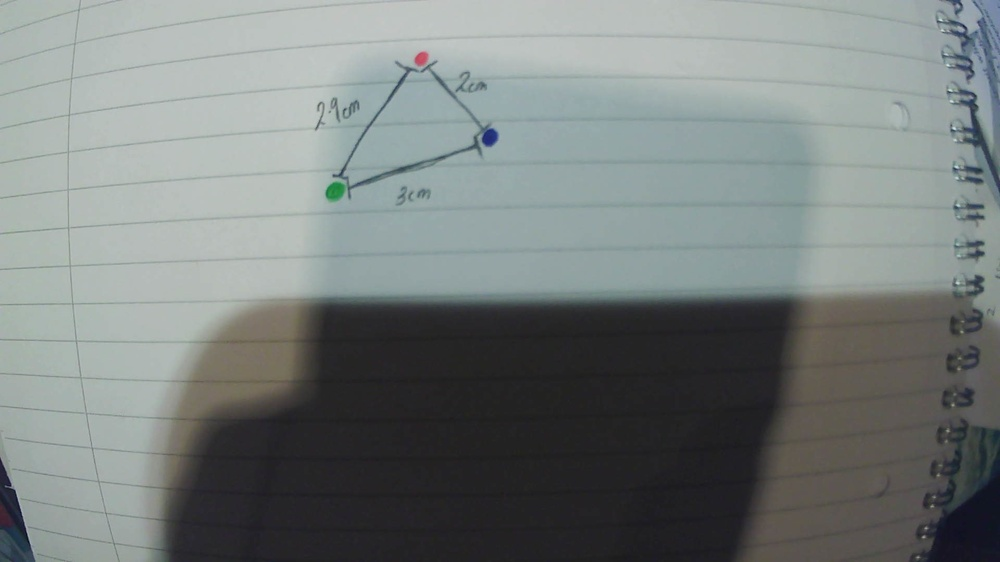
#> input picture Vision_Processing/assets/TestPhoto.jpg, 1000 x 562 px, shrunk from 1920 x 1080 before the run
$ python RGB_LED_processing.py
#> lines starting #> are read from the running program, lines starting #| are printed output that depends on the picture; after the words box and inside, x2 and y2 are one past the last pixel; in counts of white or black regions, pixels touching at a corner belong together; long printed decimals are rounded
#Hello Fellow Group mates,
#pls pip install numpy, opencv-python, matplotlib, for this to work.
#NOTE: you need to use python 3.11.0, 64 bit, NOT PYTHON 10, switch at the bottom of the window on the blue bar
#NOTE: Also make sure you are in the correct directory else you dont be able to find the file
import cv2
import numpy as np
import matplotlib.pyplot as plt
from matplotlib.widgets import Button, Slider, RangeSlider
import math

# [16 lines left out: function camera, not called in this run]


def photo_process(range={"lower": np.array([0, 0, 0]), "upper": np.array([179, 255, 255])}, photo="./assets/TestPhoto.jpg", mode="FullSliders", blueMask={"lower": np.array([138, 129, 143]), "upper": np.array([192, 255, 255])}, greenMask={"lower": [0, 0, 0], "upper": [179, 255, 255]}, redMask={"lower": [0, 0, 0], "upper": [179, 255, 255]}):
#> called with photo = './assets/TestPhoto.jpg', mode = 'TripleMask'
    img = cv2.imread(photo, -1)
#> img is the input picture: shape (562, 1000, 3); mean B, G, R 125.3, 126.7, 120.1
    # [6 lines of commented-out code are left out]
    if mode == "FullSliders":
        FullSliders(img, range)
    elif mode == "PlotTwo":
        PlotTwo(img, Mask(img, range["lower"], range["upper"]))
    elif mode == "TripleMask":
        TripleMask(img, blueMask, greenMask, redMask)
    elif mode == "JustMask":
        #return img
        return JustMask(img, range["lower"], range["upper"])


# [55 lines left out: functions HueMask, PlotTwo, gptSliders, not called in this run]

def Mask(image, lowerRange, upperRange):
    frame = cv2.cvtColor(image, cv2.COLOR_BGR2HSV)
#> frame: shape (562, 1000, 3); mean H, S, V 76.9, 21, 128.4

    mask = cv2.inRange(frame, lowerRange, upperRange)
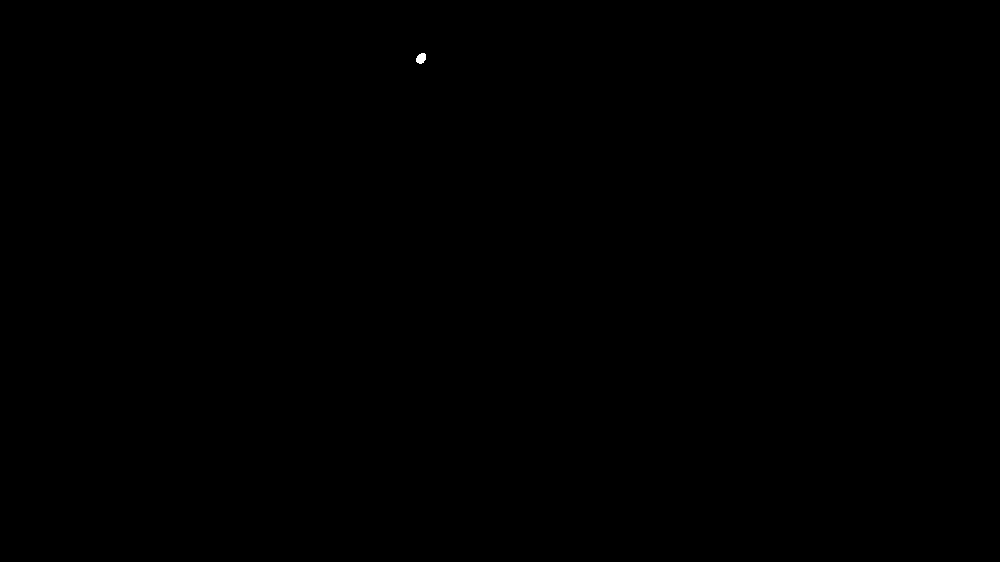
#> mask: shape (562, 1000); 0.01% white; 1 white region, box (x1, y1, x2, y2) and area: (416, 53, 426, 64) 84
    result = cv2.bitwise_and(image, image, mask=mask)

    #PlotTwo(image, result)
    return result

def JustMask(image, lowerRange, upperRange):
    frame = cv2.cvtColor(image, cv2.COLOR_BGR2HSV)

    mask = cv2.inRange(frame, lowerRange, upperRange)

    return mask

# [59 lines left out: function FullSliders, not called in this run]


def npArrayToNormal(npArray):
    #not needed, just becuase I forget how to do it a lot
    return npArray.tolist()


def TripleMask(img, blueMask, greenMask, redMask):
    f, axarr = plt.subplots(2,2)
    axarr[0,0].imshow(img)
    axarr[1,0].imshow(Mask(img, blueMask["lower"], blueMask["upper"]))
    axarr[0,1].imshow(Mask(img, greenMask["lower"], greenMask["upper"]))
#> in Mask (call 2), `mask = cv2.inRange(frame, lowerRange, upperRange)`: mask: shape (562, 1000); 0.04% white; 1 white region, box (x1, y1, x2, y2) and area: (327, 183, 344, 199) 211
    axarr[1,1].imshow(Mask(img, redMask["lower"], redMask["upper"]))
#> in Mask (call 3), `mask = cv2.inRange(frame, lowerRange, upperRange)`: mask: shape (562, 1000); 0.03% white; 2 white regions (1 under 20 px), largest, box (x1, y1, x2, y2) and area: (483, 130, 497, 145) 158

    plt.show()
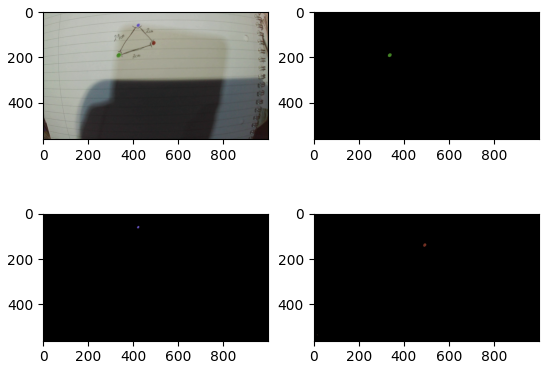
#> figure drawn by matplotlib, 4 panels; B, G, R data is drawn as R, G, B


#OpenCV uses H: 0-179, S: 0-255, V: 0-255
#Masks, of the form [Hue, saturation, value]
blueRanges = {"lower": np.array([138, 129, 143]), "upper": np.array([192, 255, 255])}
redRanges = {"lower": np.array([100, 150, 75]), "upper": np.array([150, 255, 176])}
greenRanges = {"lower": np.array([55, 150, 116]), "upper": np.array([110, 255, 200])}
totalRanges = {"lower": np.array([0, 0, 0]), "upper": np.array([179, 255, 255])}

#photo_process(photo="./assets/Lamp_Images/Big_Blue.jpeg", range=totalRanges, mode="FullSliders")
photo_process(range=totalRanges, mode="TripleMask", blueMask=blueRanges, greenMask=greenRanges, redMask=redRanges)

mask = photo_process(range=redRanges, mode="JustMask", blueMask=blueRanges, greenMask=greenRanges, redMask=redRanges)

temp = npArrayToNormal(mask)
#> temp = 562 items


current_x = []
current_y = []
#i is y, j is x
for i in range(len(temp)):
    for j in range(len(temp[0])):
        if(temp[i][j] != 0):
           current_y.append(i)
           current_x.append(j)
#> after the loop, current_x = 167 values, max 496 at index 47, min 13 at index 158, mean 463.8; current_y = 167 values from 130 to 537

theMean = [np.array(current_x).mean(), np.array(current_y).mean()]
#> theMean = [463.8, 158.3]

print(str(theMean))
#| [463.796, 158.269]
